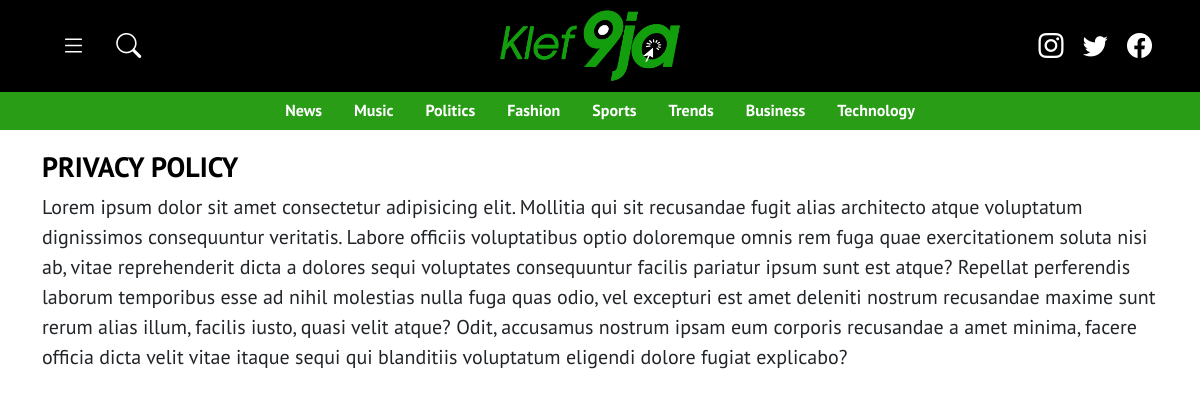
The app's page /privacy/ with its own data.
### posts/models.py (models this page shows, shortened)
class Category(models.Model):
    STATUS=(
        ('True', 'True'),
        ('False', 'False'),
    )
    title = models.CharField(max_length=200)
    status= models.CharField(max_length=100, choices=STATUS)
    slug = models.SlugField(null=False, unique=True)
    created_at =models.DateTimeField(auto_now_add=True)

### home/views.py (the view)
# urls.py: path('privacy/', views.privacy, name='privacy'),
def privacy(request):
    setting= Blog_profile.objects.get()
    category=Category.objects.all()
    context={
        'setting': setting,
        'category':category,
    }
    return render(request, 'privacy.html', context)

### home/templates/privacy.html (shortened to what this page needs)
{% extends "base.html" %}
{% load static %}
{% load humanize %}
{% block header %}{% include 'header.html' %}{% endblock header %}
{% block navigation %}{% include 'navigation.html' %}{% endblock navigation %}
    {% block content %}
        <div class="container banner-sec-m pbg1">
            <h3 class="fw-bold  text-success why">PRIVACY POLICY</h3>
            <p class="notepro">Lorem ipsum dolor sit amet consectetur adipisicing elit. Mollitia qui sit recusandae fugit alias architecto atque voluptatum dignissimos consequuntur veritatis. Labore officiis voluptatibus optio doloremque omnis rem fuga quae exercitationem soluta nisi ab, vitae reprehenderit dicta a dolores sequi voluptates consequuntur facilis pariatur ipsum sunt est atque? Repellat perferendis laborum temporibus esse ad nihil molestias nulla fuga quas odio, vel excepturi est amet deleniti nostrum recusandae maxime sunt rerum alias illum, facilis iusto, quasi velit atque? Odit, accusamus nostrum ipsam eum corporis recusandae a amet minima, facere officia dicta velit vitae itaque sequi qui blanditiis voluptatum eligendi dolore fugiat explicabo?</p>
        </div>
    {% endblock content %}

### home/templates/navigation.html (shortened to what this page needs)
{% load static %}
<div class="container-fluid bg-success navigation " id="top">
    <ul class="nav mynav justify-content-center frs">
        {% if category %}
            {% for items in category  %}
            <li class="nav-item">
                <a href="{% url 'catposti' items.id items.slug %}" class="nav-link active" aria-current="page">{{items.title}}</a>
            </li>
            {% endfor %}
        {% endif %}
    </ul>
</div>

### home/static/css/main.css (style rules this page uses)
* { padding: 0; margin: 0; box-sizing: border-box; cursor: pointer; }
body { font-family: 'PT Sans', sans-serif; }
.bg-success { margin-top: 90px; background-color: #299D16 !important; }
.mynav a { color: white !important ; font-weight: bold !important; }
.banner-sec-m { margin-top: 20px; }
.why { color: black !important; }
.notepro { font-size: 20px !important; }

### records on screen
Category: title "News"
Category: title "Music"
Category: title "Politics"
Category: title "Fashion"
Category: title "Sports"
Category: title "Trends"
Category: title "Business"
Category: title "Technology"
